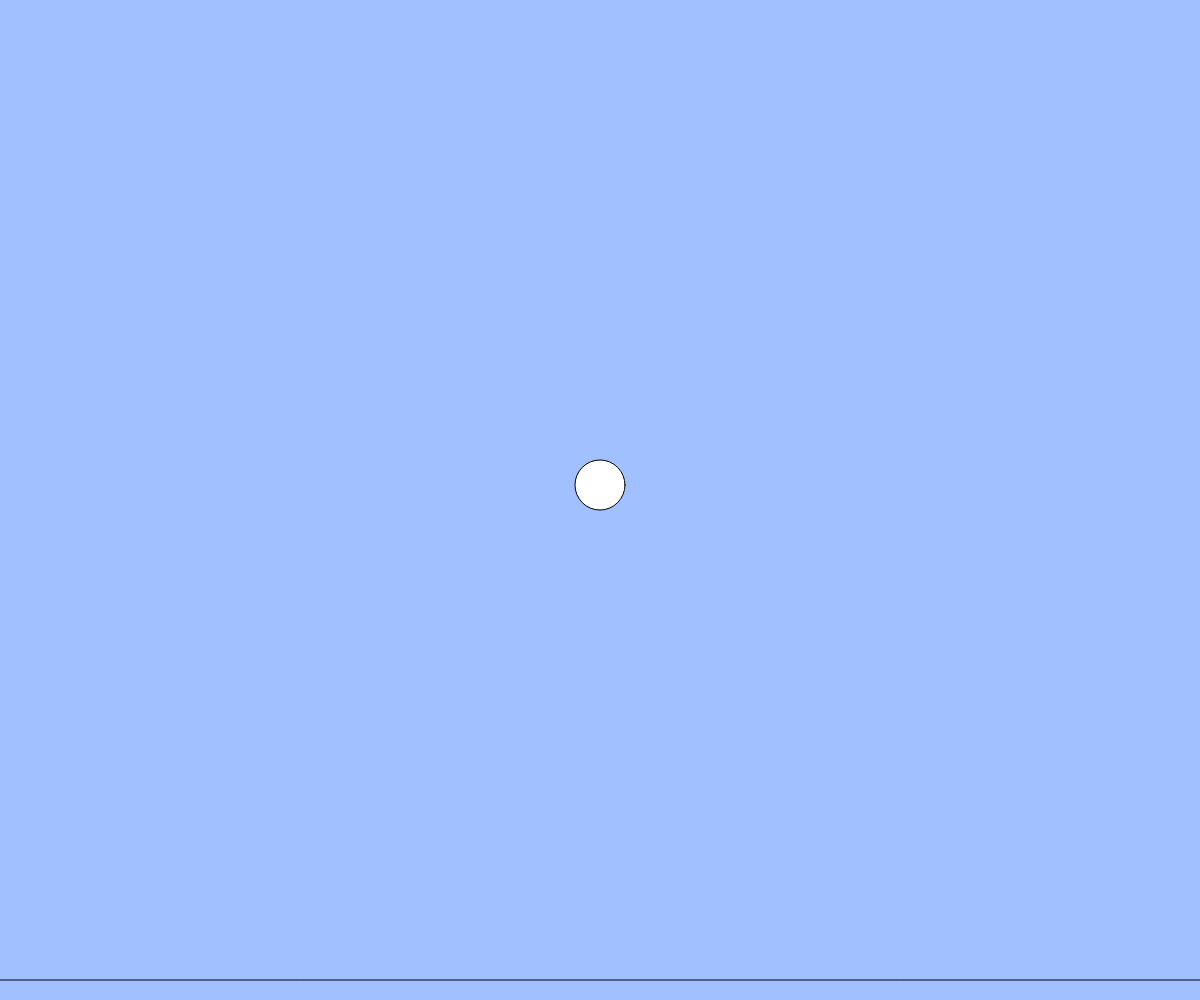
Frame 1 (no input)
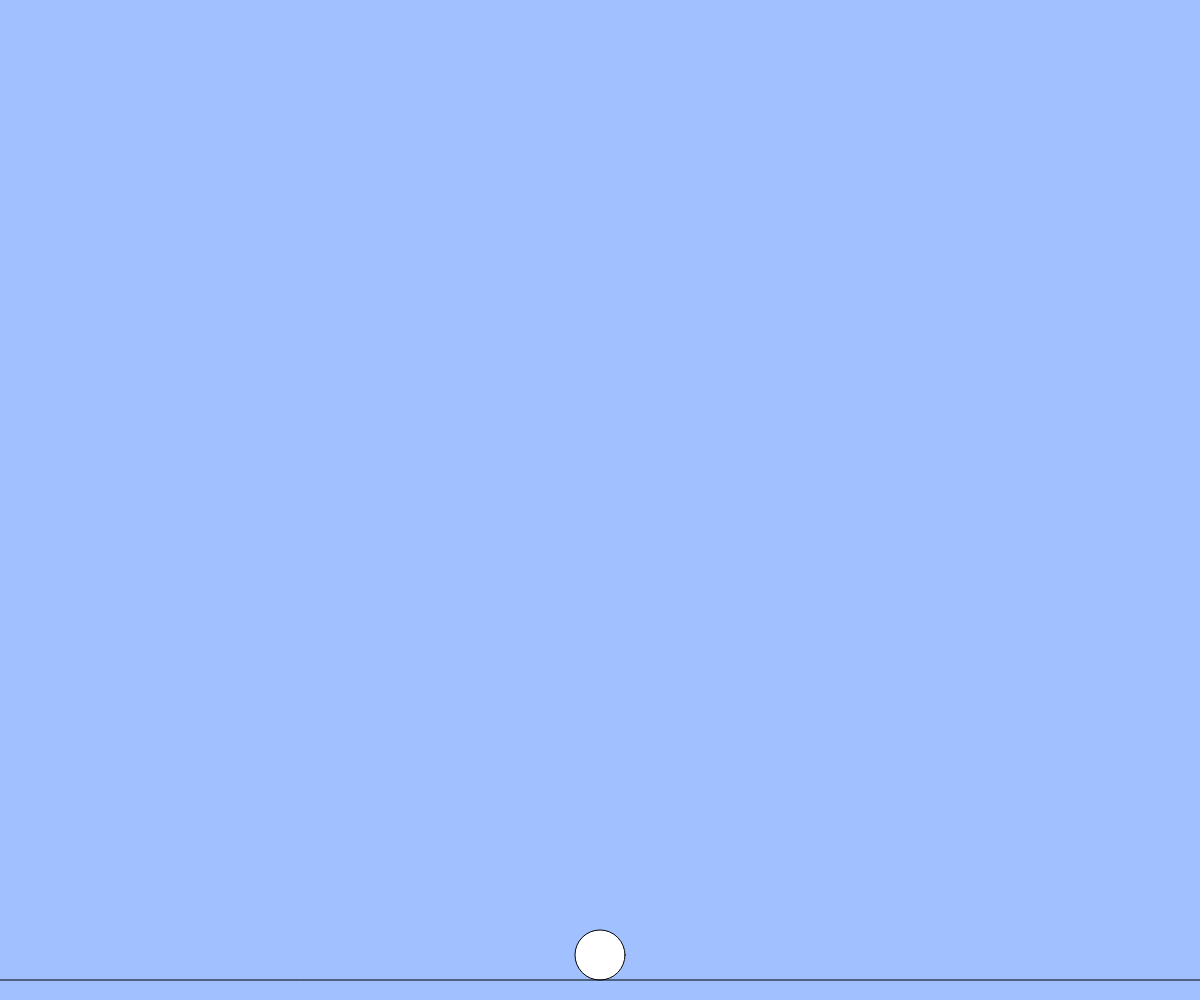
Frame 60 (no input)
Frame 120 (the mouse pressed at the canvas centre since frame 60): identical to frame 60, image omitted

The p5.js sketch that drew these frames (run headless with seeded random() and noise() and a simulated clock; from frame 60 on, the mouse is pressed at the canvas centre):

// p5.js sketch
// ── sketch.js
// テキスト「キーボード操作に反応する」
let x, y, v;
const g=1//重力
const jump=20//ジャンプ力
const ground=20
const size=20


function setup(){
  createCanvas(windowWidth, windowHeight);
  x = width / 2;
  y = height / 2;
  vy=0;
}

function draw(){
  background(160, 192, 255);
  ellipse(x, y-15, 50);
  if(keyIsDown(LEFT_ARROW)){ x -= 5; }
  if(keyIsDown(RIGHT_ARROW)){ x += 5; }
  if(keyIsDown("A".charCodeAt(0))&&keyIsDown(RIGHT_ARROW)){ x+= 10; }
  if(keyIsDown("A".charCodeAt(0))&&keyIsDown(LEFT_ARROW)){ x-= 10; }
  
  let gy=height-ground;
  line(0,gy,width,gy);//地面の線
  y += vy;//y=y+vy
  if(y<height-ground-size/2){//地面より上、空中にいる間
  vy+=g;//下方向に重力の影響で加速する
  }
  else{
    vy=0;
    y=height-ground-size/2;
  }

}

function keyPressed(){
  if(keyCode===32)//keyCode 32はスペース
  if(y>=height-ground-size/2){//地面にいる時だけジャンプ
    vy=-jump;
  }
}



function windowResized(){
  resizeCanvas(windowWidth, windowHeight);
}
